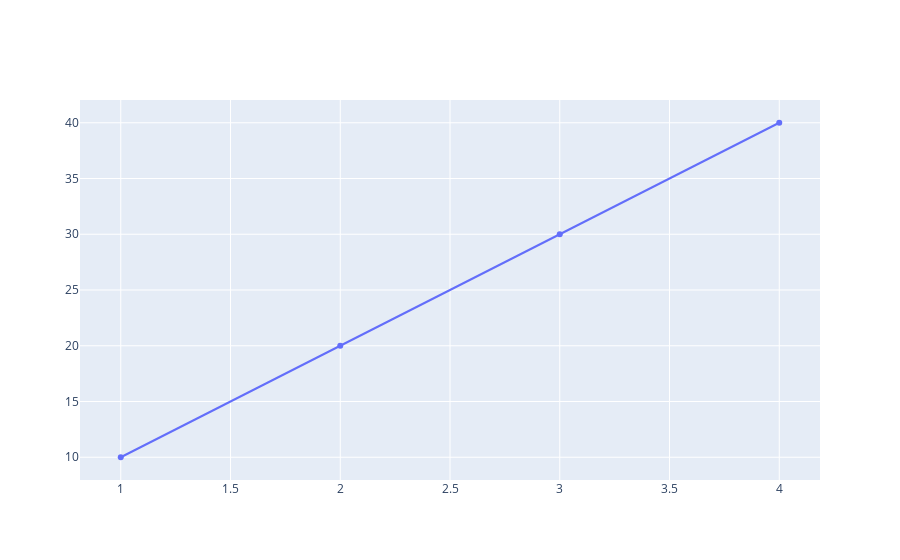

Write notebook code for a chart like this one.
### Code cell
# simple line plot in plotly 

fig2  = go.Figure(data=go.Scatter(x = [1 ,2 ,3 , 4] , y = [10 , 20 , 30 , 40]))

# show the plot
fig2.show()

### Figure 1 — Plotly figure (JSON) as saved in the notebook; plotly's stock layout.template omitted (floating-point values rounded to 4 significant figures)
{"data": [{"type": "scatter", "x": [1, 2, 3, 4], "y": [10, 20, 30, 40]}], "layout": {}}
